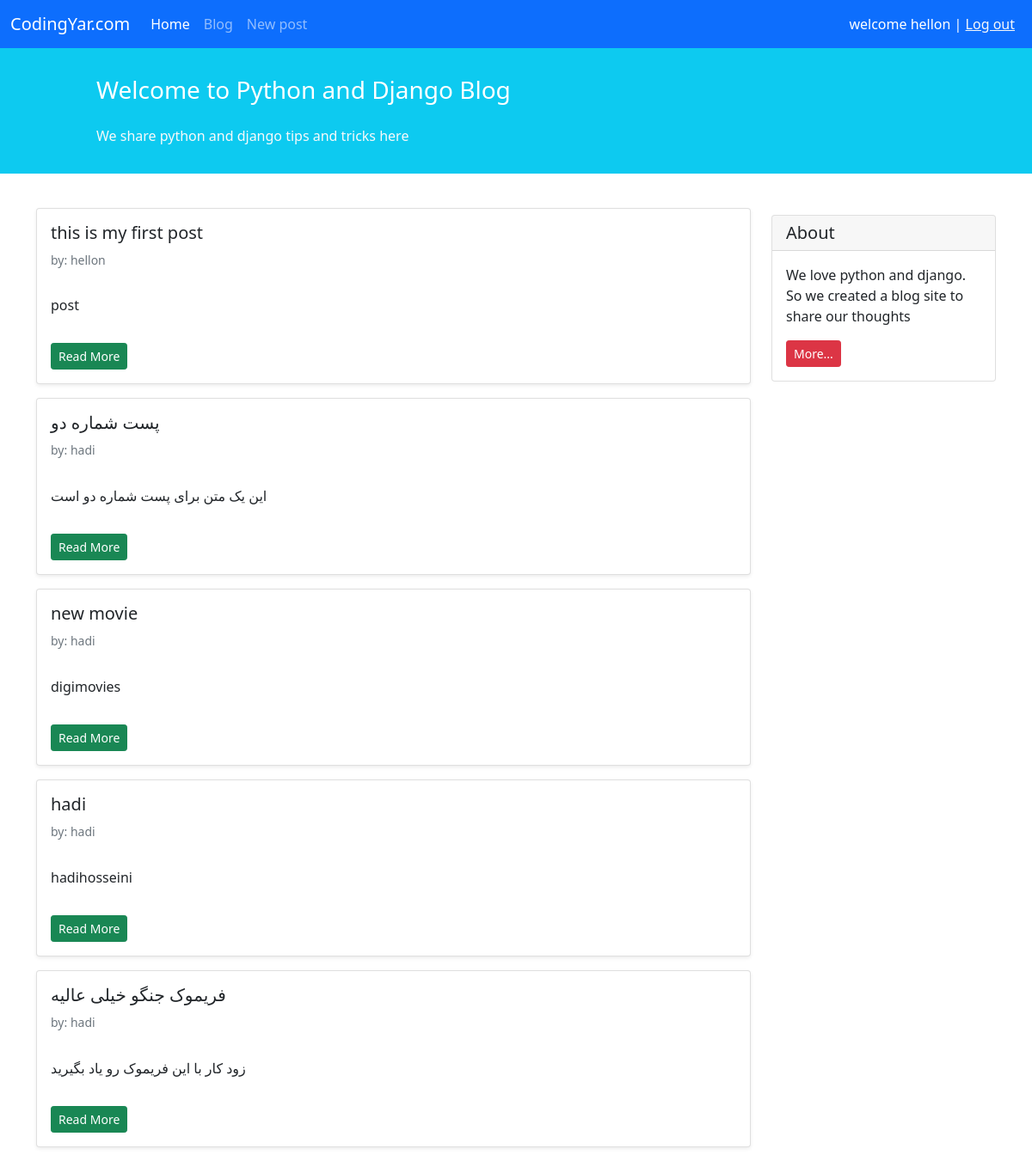
Screenshot of /blog/ (signed in) with the database file from the repository.
### blog/models.py (models this page shows, shortened)
class Post(models.Model):
    STATUS_CHOICES = (
        ('pub', 'published'),
        ('drf', 'draft'),
    )
    title = models.CharField(max_length=100)
    text = models.TextField()
    author = models.ForeignKey('auth.User', on_delete=models.CASCADE)
    datatime_created = models.DateTimeField(auto_now_add=True)
    datetime_modified = models.DateTimeField(auto_now=True)
    status = models.CharField(choices=STATUS_CHOICES, max_length=4)

### blog/views.py (the view)
# urls.py: path('', views.PostListView.as_view(), name='posts_list'),
class PostListView(generic.ListView):
    template_name = 'blog/posts_list.html'
    context_object_name = 'posts_list'
    def get_queryset(self):
        return Post.objects.filter(status='pub').order_by('-datetime_modified')

### blog/templates/blog/posts_list.html (shortened to what this page needs)
{% extends '_base.html' %}
{% block content %}
    <div class="container mt-4">
        <div class="row">
            <div class="col-9">
                {% for post in posts_list %}
                    <div class="card shadow-sm my-3">
                        <div class="card-body">
                            <h5 class="card-title">{{ post.title }}</h5>
                            <h6 class="card-subtitle mb-2 text-muted small py-2">by: {{ post.author }}</h6>
                            <p class="card-text py-3">
                                {{ post.text }}
                            </p>
                            <a href="{% url 'post_detail' post.id %}" class="btn btn-sm btn-success">Read More</a>
                        </div>
                    </div>
                {% endfor %}
            </div>
            <div class="col-3">
                <div class="card my-4">
                    <h5 class="card-header">About</h5>
                    <div class="card-body">
                        <p class="card-text">We love python and django. So we created a blog site to share our
                            thoughts</p>
                        <a href="#"
                           class="btn btn-sm btn-danger">
                            More...
                        </a>
                    </div>
                </div>
            </div>
        </div>
    </div>
{% endblock content %}

### templates/_base.html (shortened to what this page needs)
<!doctype html>
<html lang="en">
<head>
    <link href="https://cdn.jsdelivr.net/npm/bootstrap@5.1.3/dist/css/bootstrap.min.css" rel="stylesheet"
>
</head>
<body>
<nav class="navbar navbar-expand-lg navbar-dark bg-primary">
    <div class="container-fluid">
        <a class="navbar-brand" href="#">CodingYar.com</a>
        <div class="collapse navbar-collapse" id="navbarNavAltMarkup">
            <div class="navbar-nav">
                <a class="nav-link active" aria-current="page" href="{% url 'posts_list' %}">Home</a>
                <a class="nav-link" href="{% url 'posts_list' %}">Blog</a>
                <a class="nav-link" href="{% url 'post_create' %}">New post</a>
            </div>
        </div>
        <div class="mx-2 text-white">
            {% if user.is_authenticated %}
                welcome {{ user.username }} | <a class="text-light" href="{% url 'logout' %}">Log out</a>
            {% else %}
                <a class="text-light" href="{% url 'login' %}">Log in</a> |  <a class="text-light" href="{% url 'signup' %}">SignUp</a>
            {% endif %}
        </div>
    </div>
</nav>
<div class="container-fluid bg-info">
    <div class="row py-3">
        <div class="col-md-8 col-md-10 mx-auto">
            <h3 class="my-4 mt-3 text-white">Welcome to Python and Django Blog</h3>
            <p class="text-light">We share python and django tips and tricks here</p>
        </div>
    </div>
</div>
{% block content %}
{% endblock %}
</body>
</html>

### rows the page displays
Post: title "this is my first post", author "hellon", text "post"
Post: title "پست شماره دو", author "hadi", text "این یک متن برای پست شماره دو است"
Post: title "new movie", author "hadi", text "digimovies"
Post: title "hadi", author "hadi", text "hadihosseini"
Post: title "فریموک جنگو خیلی عالیه", author "hadi", text "زود کار با این فریموک رو یاد بگیرید"

### other values shown
{{ user.username }} "hellon"
